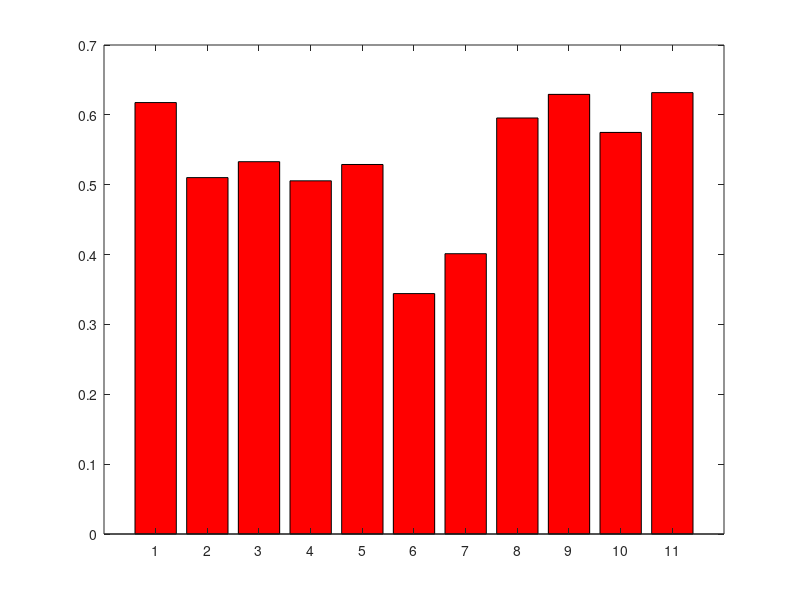

Here is the MATLAB script that generated this plot:
episodes = [0.61760388681303968, 0.51017981664853351, 0.53296842597190175, 0.5055803571428571, 0.52896526842642555, 0.34415578795528307, 0.40124695039306041, 0.59552027490958792, 0.6293233815565672, 0.5748618996470769, 0.63183719433719432];

h1 = figure(1);
set(gca, 'FontSize', 14);
%set(h1, 'Position', [0 0 xwidth ywidth]);
bar(episodes, 'r')